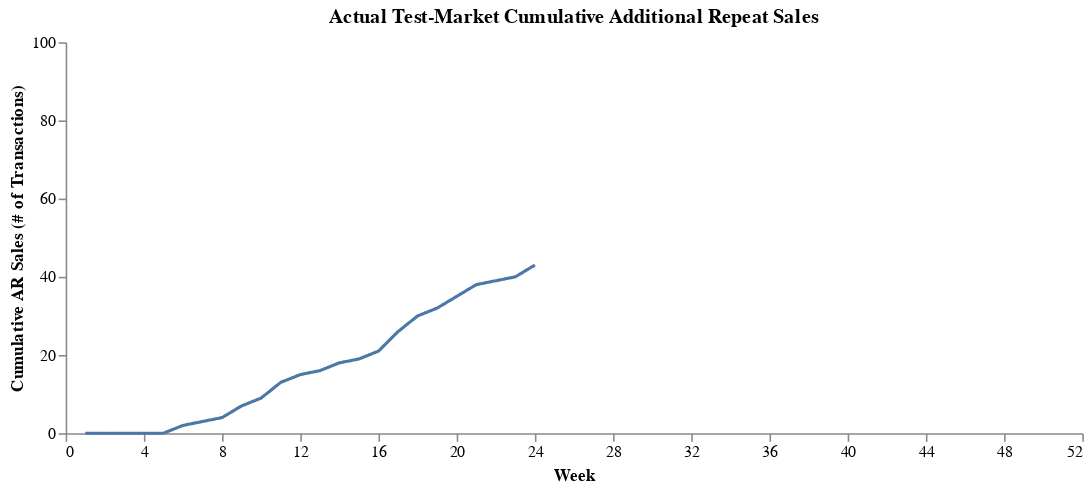

Source (notebook cell):
### Markdown cell above
#### Forecasting Additional Repeat Transactions

### Code cell
(
    ChartTemp(modified_cum_trans.filter(pl.col('Week (t)')<=24))
    .line_encode('AR(t):Q', y_scale=alt.Scale(domain=[0, 100]), y_title='Cumulative AR Sales (# of Transactions)')
    .line_prop('Actual Test-Market Cumulative Additional Repeat Sales')
)

### Figure 1 — Vega-Lite specification as saved in the notebook (floating-point values rounded to 4 significant figures)
{"$schema": "https://vega.github.io/schema/vega-lite/v5.20.1.json", "config": {"axisX": {"grid": false}, "axisY": {"grid": false}, "view": {"continuousHeight": 300, "continuousWidth": 300, "stroke": null}}, "data": {"name": "data-b5695179706b3d78752f038cacb9ffe0"}, "datasets": {"data-b5695179706b3d78752f038cacb9ffe0": [{"AR(t)": 0, "FR(t)": 0, "S(t)": 8, "T(t)": 8, "Week (t)": 1}, {"AR(t)": 0, "FR(t)": 1, "S(t)": 15, "T(t)": 14, "Week (t)": 2}, {"AR(t)": 0, "FR(t)": 2, "S(t)": 18, "T(t)": 16, "Week (t)": 3}, {"AR(t)": 0, "FR(t)": 3, "S(t)": 35, "T(t)": 32, "Week (t)": 4}, {"AR(t)": 0, "FR(t)": 7, "S(t)": 47, "T(t)": 40, "Week (t)": 5}, {"AR(t)": 2, "FR(t)": 9, "S(t)": 58, "T(t)": 47, "Week (t)": 6}, {"AR(t)": 3, "FR(t)": 12, "S(t)": 65, "T(t)": 50, "Week (t)": 7}, {"AR(t)": 4, "FR(t)": 13, "S(t)": 69, "T(t)": 52, "Week (t)": 8}, {"AR(t)": 7, "FR(t)": 17, "S(t)": 81, "T(t)": 57, "Week (t)": 9}, {"AR(t)": 9, "FR(t)": 18, "S(t)": 87, "T(t)": 60, "Week (t)": 10}, {"AR(t)": 13, "FR(t)": 22, "S(t)": 100, "T(t)": 65, "Week (t)": 11}, {"AR(t)": 15, "FR(t)": 23, "S(t)": 105, "T(t)": 67, "Week (t)": 12}, {"AR(t)": 16, "FR(t)": 23, "S(t)": 107, "T(t)": 68, "Week (t)": 13}, {"AR(t)": 18, "FR(t)": 23, "S(t)": 113, "T(t)": 72, "Week (t)": 14}, {"AR(t)": 19, "FR(t)": 23, "S(t)": 117, "T(t)": 75, "Week (t)": 15}, {"AR(t)": 21, "FR(t)": 24, "S(t)": 126, "T(t)": 81, "Week (t)": 16}, {"AR(t)": 26, "FR(t)": 24, "S(t)": 140, "T(t)": 90, "Week (t)": 17}, {"AR(t)": 30, "FR(t)": 28, "S(t)": 152, "T(t)": 94, "Week (t)": 18}, {"AR(t)": 32, "FR(t)": 32, "S(t)": 160, "T(t)": 96, "Week (t)": 19}, {"AR(t)": 35, "FR(t)": 33, "S(t)": 164, "T(t)": 96, "Week (t)": 20}, {"AR(t)": 38, "FR(t)": 33, "S(t)": 167, "T(t)": 96, "Week (t)": 21}, {"AR(t)": 39, "FR(t)": 34, "S(t)": 170, "T(t)": 97, "Week (t)": 22}, {"AR(t)": 40, "FR(t)": 35, "S(t)": 172, "T(t)": 97, "Week (t)": 23}, {"AR(t)": 43, "FR(t)": 35, "S(t)": 179, "T(t)": 101, "Week (t)": 24}]}, "encoding": {"color": {}, "x": {"axis": {"labelExpr": "datum.value", "title": "Week", "values": [0, 4, 8, 12, 16, 20, 24, 28, 32, 36, 40, 44, 48, 52]}, "field": "Week (t)", "scale": {"domain": [0, 52]}, "type": "quantitative"}, "y": {"field": "AR(t)", "scale": {"domain": [0, 100]}, "title": "Cumulative AR Sales (# of Transactions)", "type": "quantitative"}}, "height": 250, "mark": {"strokeDash": [1, 0], "strokeWidth": 2, "type": "line"}, "title": "Actual Test-Market Cumulative Additional Repeat Sales", "width": 650}
